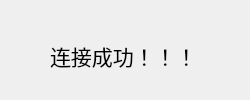
<?xml version="1.0" encoding="UTF-8"?>
<ui version="4.0">
 <class>Popup</class>
 <widget class="QWidget" name="Popup">
  <property name="geometry">
   <rect>
    <x>0</x>
    <y>0</y>
    <width>250</width>
    <height>100</height>
   </rect>
  </property>
  <property name="sizePolicy">
   <sizepolicy hsizetype="Fixed" vsizetype="Fixed">
    <horstretch>0</horstretch>
    <verstretch>0</verstretch>
   </sizepolicy>
  </property>
  <property name="minimumSize">
   <size>
    <width>250</width>
    <height>100</height>
   </size>
  </property>
  <property name="maximumSize">
   <size>
    <width>250</width>
    <height>100</height>
   </size>
  </property>
  <property name="tabletTracking">
   <bool>false</bool>
  </property>
  <property name="windowTitle">
   <string>Form</string>
  </property>
  <widget class="QLabel" name="label">
   <property name="geometry">
    <rect>
     <x>50</x>
     <y>30</y>
     <width>161</width>
     <height>51</height>
    </rect>
   </property>
   <property name="sizePolicy">
    <sizepolicy hsizetype="Fixed" vsizetype="Fixed">
     <horstretch>0</horstretch>
     <verstretch>0</verstretch>
    </sizepolicy>
   </property>
   <property name="font">
    <font>
     <family>SimSun-ExtB</family>
     <pointsize>16</pointsize>
    </font>
   </property>
   <property name="text">
    <string>连接成功！！！</string>
   </property>
  </widget>
  <widget class="QLabel" name="label_2">
   <property name="geometry">
    <rect>
     <x>0</x>
     <y>0</y>
     <width>250</width>
     <height>100</height>
    </rect>
   </property>
   <property name="minimumSize">
    <size>
     <width>250</width>
     <height>100</height>
    </size>
   </property>
   <property name="maximumSize">
    <size>
     <width>250</width>
     <height>100</height>
    </size>
   </property>
   <property name="pixmap">
    <pixmap resource="picture.qrc">:/picture/back3.png</pixmap>
   </property>
   <property name="scaledContents">
    <bool>true</bool>
   </property>
  </widget>
  <zorder>label_2</zorder>
  <zorder>label</zorder>
 </widget>
 <resources>
  <include location="picture.qrc"/>
 </resources>
 <connections/>
</ui>
